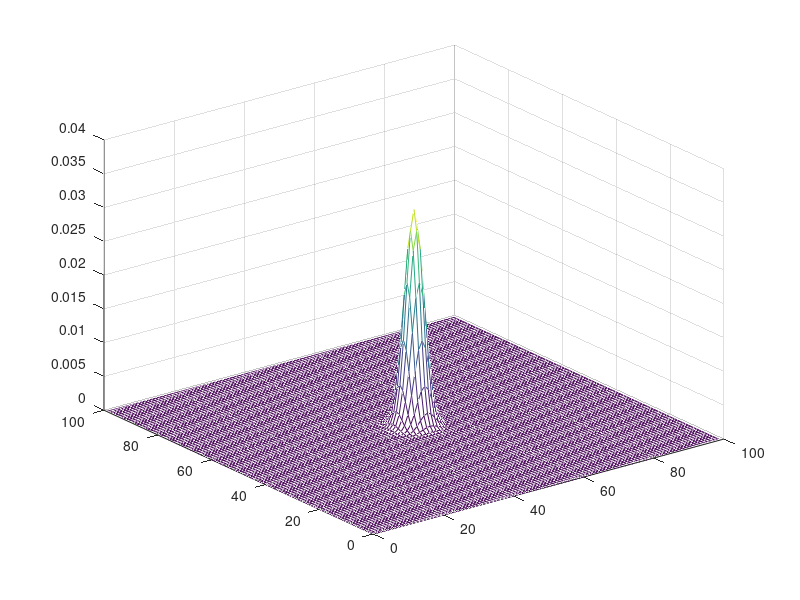
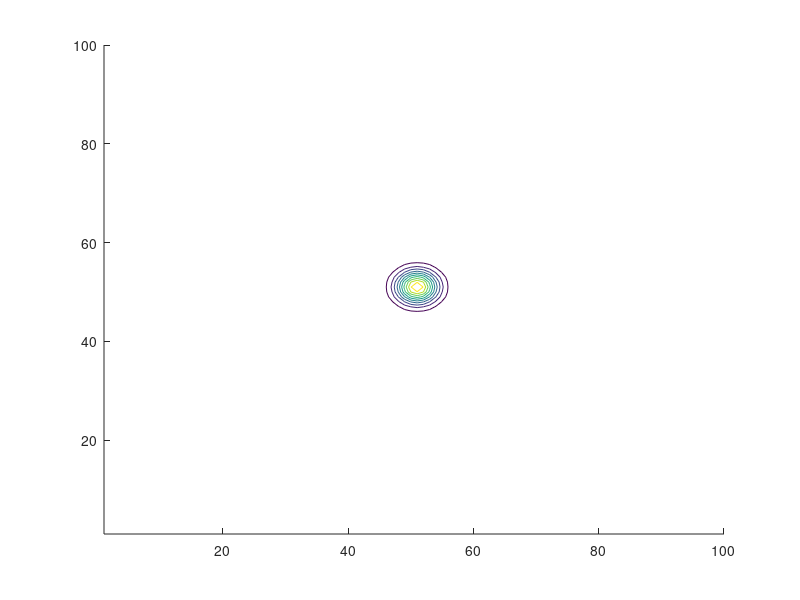

These figures' MATLAB source, in order:
close all
clear variables
clc

L1 = 100;
L2 = 100; 

workspace_bounds = [0 L1; 
                    0 L2];  

xDelta = 1; 
yDelta = 1; 
xRange = 0: xDelta: L1 - xDelta; 
yRange = 0: yDelta: L2 - yDelta; 

[X, Y] = meshgrid(xRange, yRange); 

peak1_center = [50 50]; 
peak1_covari = 5*eye(2); 

% peak2_center = [80 60]; 
% peak2_covari = 70*eye(2); 
% 
% peak3_center = [30 80];
% peak3_covari = 50*eye(2); 

gauss1 = mvnpdf([X(:), Y(:)], peak1_center, peak1_covari); 
info_map = reshape(gauss1, size(X)); 

figure (1)
% hold on
mesh(X, Y, info_map); 

figure (2)
hold on
contour(info_map)
